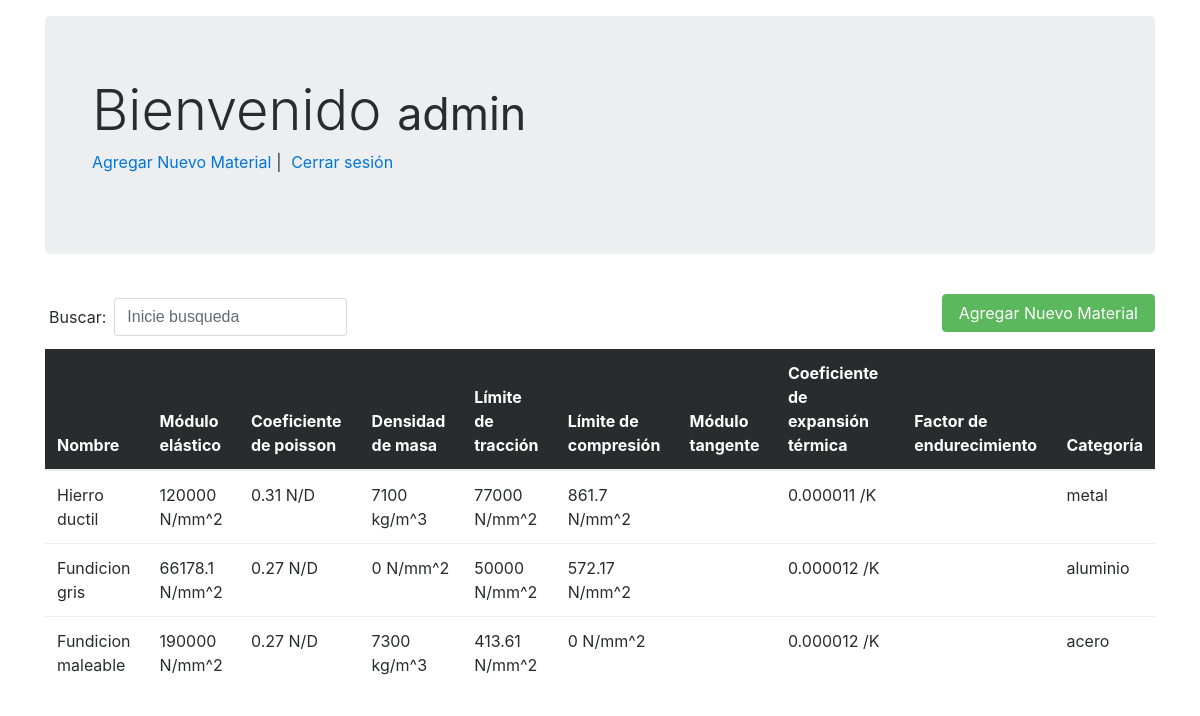
Page /home.php (signed in) on the committed database.
### tables this page shows
CREATE TABLE `materiales` (
  `id` int(11) NOT NULL,
  `nombre` varchar(45) DEFAULT NULL,
  `modulo_elastico` varchar(45) DEFAULT NULL,
  `coeficiente_poisson` varchar(45) DEFAULT NULL,
  `densidad_masa` varchar(45) DEFAULT NULL,
  `limite_traccion` varchar(45) DEFAULT NULL,
  `limite_elastico` varchar(45) DEFAULT NULL,
  `modulo_tangente` varchar(45) DEFAULT NULL,
  `coeficiente_expansion_termica` varchar(45) DEFAULT NULL,
  `factor_endurecimiento` varchar(45) DEFAULT NULL,
  `categoria` varchar(50) DEFAULT NULL
);

### php/materiales.php (the view, shortened to what this page needs)
<?php
	include("connection.php");
	$query = "SELECT * FROM materiales";
	$result = $conn->query($query);
	while($row = $result->fetch_assoc()){
		echo "<tr class='element'>";
		echo "<td>".$row['nombre']."</td>";
		echo "<td>".$row['modulo_elastico']."</td>";
		echo "<td>".$row['coeficiente_poisson']."</td>";
		echo "<td>".$row['densidad_masa']."</td>";
		echo "<td>".$row['limite_traccion']."</td>";
		echo "<td>".$row['limite_elastico']."</td>";
		echo "<td>".$row['modulo_tangente']."</td>";
		echo "<td>".$row['coeficiente_expansion_termica']."</td>";
		echo "<td>".$row['factor_endurecimiento']."</td>";
		echo "<td>".$row['categoria']."</td>";
		echo "</tr>";
	}
 ?>

### home.php (shortened to what this page needs)
<!DOCTYPE html>
<html>
<head>
	<link rel="stylesheet" type="text/css" href="css/bootstrap.min.css">
</head>
<body>
	<div class="container my-3">
		<div class="row">
			<div class="col-12">
				<div class="jumbotron">
					<div class="container">
						<h1 class="display-4">Bienvenido <small><?php echo $_SESSION['user']; ?></small></h1>
						<ul class="list-inline">
							<?php if($_SESSION['type'] == 'administrador'){
								echo "<li class='list-inline-item'><a href='new.php'>Agregar Nuevo Material</a></li><li class='list-inline-item'>|</li>";
							} ?>
							<li class="list-inline-item"><a href="php/logout.php">Cerrar sesión</a>	</li>
						</ul>
					</div>
				</div>
			</div>
			<div class="col-md-8 my-2">
				<form class="form-inline">
					<label class=" m-1">Buscar:</label>
					<input class="form-control m-1 search" type="text" name="buscador" id="buscador" onkeyup="filtrar()" placeholder="Inicie busqueda">
				</form>
			</div>
			<div class="col-md-4 my-2">
				<?php if($_SESSION['type'] == 'administrador'){ echo "<a href='new.php' class='btn btn-success float-right'>Agregar Nuevo Material</a>"; } ?>
			</div>
			<div class="col-12">
				<div class="table-responsive">
					<table class="table m-0">
						<thead class="table-inverse">
							<tr>
								<th>Nombre</th>
								<th>Módulo elástico</th>
								<th>Coeficiente de poisson</th>
								<th>Densidad de masa</th>
								<th>Límite de tracción</th>
								<th>Límite de compresión</th>
								<th>Módulo tangente</th>
								<th>Coeficiente de expansión térmica</th>
								<th>Factor de endurecimiento</th>
								<th>Categoría</th>
							</tr>
						</thead>
						<tbody class="elements" id="materiales">
							<?php include("php/materiales.php"); ?>
						</tbody>
					</table>
				</div>
			</div>
		</div>
	</div>
</body>
</html>

### rows in the picture
materiales: nombre "Hierro ductil", modulo_elastico "120000 N/mm^2", coeficiente_poisson "0.31 N/D", densidad_masa "7100 kg/m^3", limite_traccion "77000 N/mm^2", limite_elastico "861.7 N/mm^2", coeficiente_expansion_termica "0.000011 /K", categoria "metal"
materiales: nombre "Fundicion gris", modulo_elastico "66178.1 N/mm^2", coeficiente_poisson "0.27 N/D", densidad_masa "0 N/mm^2", limite_traccion "50000 N/mm^2", limite_elastico "572.17 N/mm^2", coeficiente_expansion_termica "0.000012 /K", categoria "aluminio"
materiales: nombre "Fundicion maleable", modulo_elastico "190000 N/mm^2", coeficiente_poisson "0.27 N/D", densidad_masa "7300 kg/m^3", limite_traccion "413.61 N/mm^2", limite_elastico "0 N/mm^2", coeficiente_expansion_termica "0.000012 /K", categoria "acero"

### other values in the picture
$_SESSION['user'] "admin"
